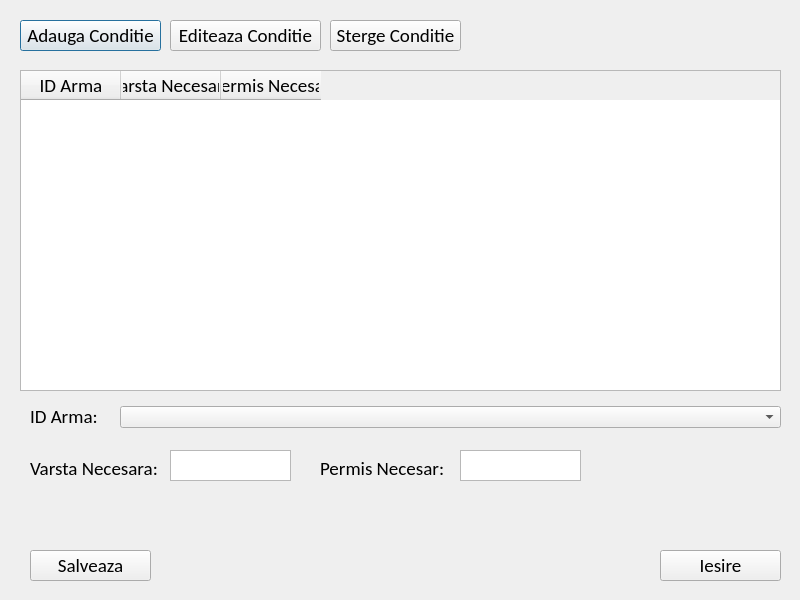
<?xml version="1.0" encoding="UTF-8"?>
<ui version="4.0">
 <class>Dialog_clienti</class>
 <widget class="QDialog" name="Dialog_clienti">
  <property name="geometry">
   <rect>
    <x>0</x>
    <y>0</y>
    <width>800</width>
    <height>600</height>
   </rect>
  </property>
  <property name="windowTitle">
   <string>Dialog</string>
  </property>
  <widget class="QTableWidget" name="table">
   <property name="geometry">
    <rect>
     <x>20</x>
     <y>70</y>
     <width>761</width>
     <height>321</height>
    </rect>
   </property>
   <property name="font">
    <font>
     <family>Calibri</family>
     <pointsize>14</pointsize>
    </font>
   </property>
   <column>
    <property name="text">
     <string>ID Arma</string>
    </property>
   </column>
   <column>
    <property name="text">
     <string>Varsta Necesara</string>
    </property>
   </column>
   <column>
    <property name="text">
     <string>Permis Necesar</string>
    </property>
   </column>
  </widget>
  <widget class="QPushButton" name="button_adauga">
   <property name="geometry">
    <rect>
     <x>20</x>
     <y>20</y>
     <width>141</width>
     <height>31</height>
    </rect>
   </property>
   <property name="font">
    <font>
     <family>Calibri</family>
     <pointsize>14</pointsize>
    </font>
   </property>
   <property name="text">
    <string>Adauga Conditie</string>
   </property>
  </widget>
  <widget class="QPushButton" name="button_editeaza">
   <property name="geometry">
    <rect>
     <x>170</x>
     <y>20</y>
     <width>151</width>
     <height>31</height>
    </rect>
   </property>
   <property name="font">
    <font>
     <family>Calibri</family>
     <pointsize>14</pointsize>
    </font>
   </property>
   <property name="text">
    <string>Editeaza Conditie</string>
   </property>
  </widget>
  <widget class="QPushButton" name="button_sterge">
   <property name="geometry">
    <rect>
     <x>330</x>
     <y>20</y>
     <width>131</width>
     <height>31</height>
    </rect>
   </property>
   <property name="font">
    <font>
     <family>Calibri</family>
     <pointsize>14</pointsize>
    </font>
   </property>
   <property name="text">
    <string>Sterge Conditie</string>
   </property>
  </widget>
  <widget class="QLabel" name="label">
   <property name="geometry">
    <rect>
     <x>30</x>
     <y>410</y>
     <width>81</width>
     <height>13</height>
    </rect>
   </property>
   <property name="font">
    <font>
     <family>Calibri</family>
     <pointsize>14</pointsize>
    </font>
   </property>
   <property name="text">
    <string>ID Arma:</string>
   </property>
  </widget>
  <widget class="QPushButton" name="button_salveaza">
   <property name="geometry">
    <rect>
     <x>30</x>
     <y>550</y>
     <width>121</width>
     <height>31</height>
    </rect>
   </property>
   <property name="font">
    <font>
     <family>Calibri</family>
     <pointsize>14</pointsize>
    </font>
   </property>
   <property name="text">
    <string>Salveaza</string>
   </property>
  </widget>
  <widget class="QPushButton" name="button_iesire">
   <property name="geometry">
    <rect>
     <x>660</x>
     <y>550</y>
     <width>121</width>
     <height>31</height>
    </rect>
   </property>
   <property name="font">
    <font>
     <family>Calibri</family>
     <pointsize>14</pointsize>
    </font>
   </property>
   <property name="text">
    <string>Iesire</string>
   </property>
  </widget>
  <widget class="QLabel" name="label_2">
   <property name="geometry">
    <rect>
     <x>30</x>
     <y>460</y>
     <width>131</width>
     <height>16</height>
    </rect>
   </property>
   <property name="font">
    <font>
     <family>Calibri</family>
     <pointsize>14</pointsize>
    </font>
   </property>
   <property name="text">
    <string>Varsta Necesara:</string>
   </property>
  </widget>
  <widget class="QTextEdit" name="text_varsta">
   <property name="geometry">
    <rect>
     <x>170</x>
     <y>450</y>
     <width>121</width>
     <height>31</height>
    </rect>
   </property>
   <property name="font">
    <font>
     <family>Calibri</family>
     <pointsize>12</pointsize>
    </font>
   </property>
  </widget>
  <widget class="QTextEdit" name="text_permis">
   <property name="geometry">
    <rect>
     <x>460</x>
     <y>450</y>
     <width>121</width>
     <height>31</height>
    </rect>
   </property>
   <property name="font">
    <font>
     <family>Calibri</family>
     <pointsize>12</pointsize>
    </font>
   </property>
  </widget>
  <widget class="QLabel" name="label_3">
   <property name="geometry">
    <rect>
     <x>320</x>
     <y>460</y>
     <width>131</width>
     <height>16</height>
    </rect>
   </property>
   <property name="font">
    <font>
     <family>Calibri</family>
     <pointsize>14</pointsize>
    </font>
   </property>
   <property name="text">
    <string>Permis Necesar:</string>
   </property>
  </widget>
  <widget class="QComboBox" name="comboBox_id_arma">
   <property name="geometry">
    <rect>
     <x>120</x>
     <y>406</y>
     <width>661</width>
     <height>22</height>
    </rect>
   </property>
   <property name="font">
    <font>
     <family>Calibri</family>
     <pointsize>12</pointsize>
    </font>
   </property>
  </widget>
 </widget>
 <resources/>
 <connections/>
</ui>
